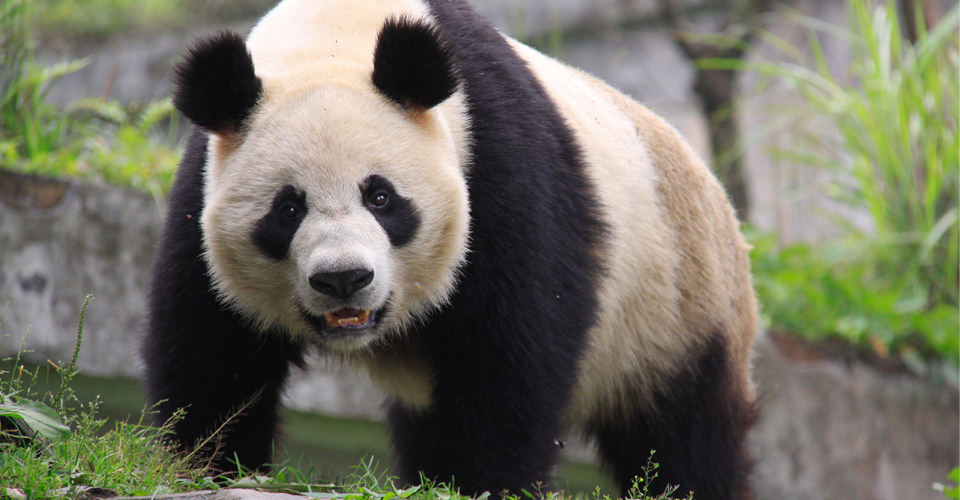
#> input picture 18.0 Edge detection/white.jpg, 960 x 500 px, given in place of the camera
$ python edge.py   (older library calls are emulated)
#> lines starting #> are read from the running program, lines starting #| are printed output that depends on the picture
import cv2
from cv2 import Laplacian
from cv2 import blur
import numpy as np

cap = cv2.VideoCapture(0)

while True:
    _, frame = cap.read()
#> frame is the input picture: shape (500, 960, 3); mean B, G, R 97.3, 111.9, 113
    frame = cv2.cvtColor(frame,cv2.COLOR_BGR2GRAY)
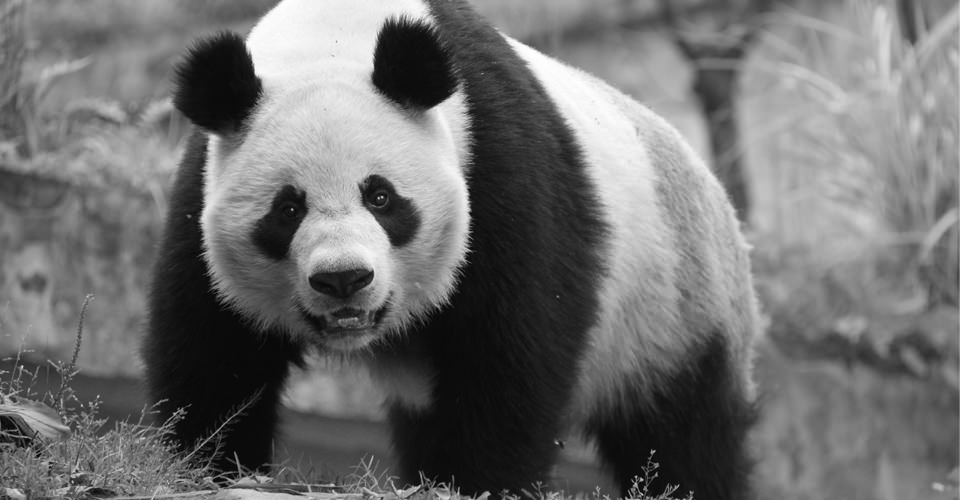
#> frame: shape (500, 960); min 0, max 255, mean 110.6

    blurred_frame = cv2.GaussianBlur(frame,(5,5),0)
    laplacian = cv2.Laplacian(blurred_frame,cv2.CV_64F)
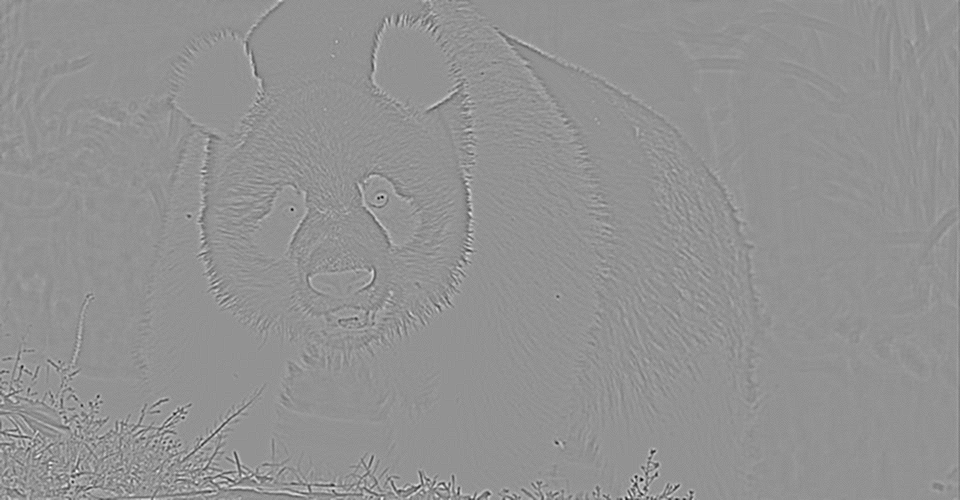
#> laplacian: shape (500, 960) float64; min -73, max 54, mean 0; drawn with min black and max white
    canny = cv2.Canny(blurred_frame,100,150)
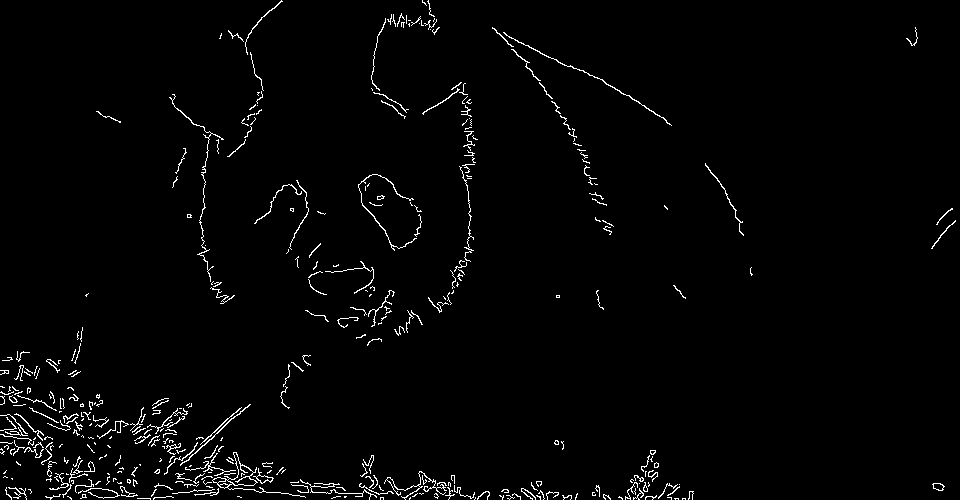
#> canny: shape (500, 960); 2% white in thin lines or dots

    cv2.imshow("Original",frame)
    cv2.imshow("Frame",blurred_frame)
    cv2.imshow("Laplacian",laplacian)
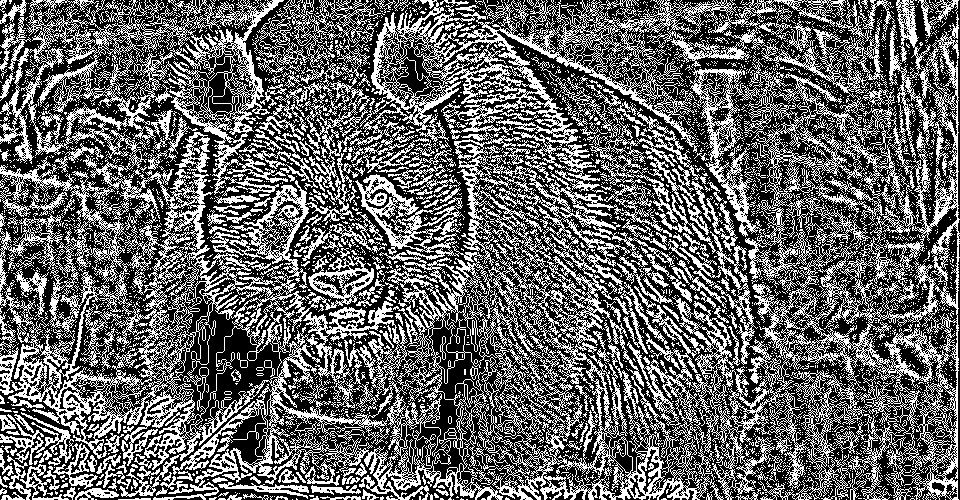
#> window 'Laplacian': shape (500, 960); 39.8% white in thin lines or dots
    cv2.imshow("canny",canny)

    key = cv2.waitKey(1)
#> (key Esc is pressed here)
    if key == 27:
        break

cap.release()
cv2.destroyAllWindows()
